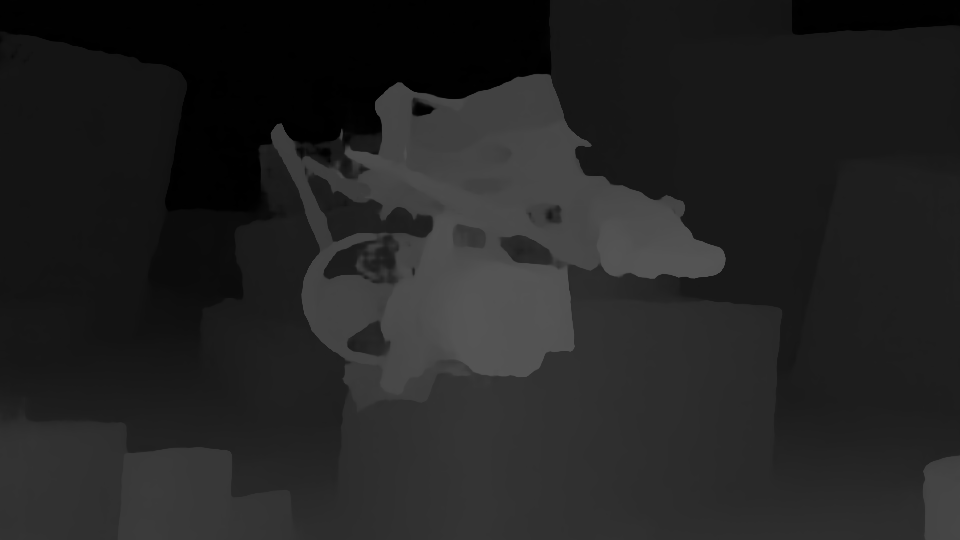
#> input picture PSMNet-master/plots/test1/Test_disparity.png, 960 x 540 px, found by its file name
$ python disparity_to_color.py
#> lines starting #> are read from the running program, lines starting #| are printed output that depends on the picture
import glob
import cv2
import os
import numpy as np

def disp_map(I, img):
  map = [[0,0,0,114], [0,0,1,185], [1,0,0,114], [1,0,1,174],
       [0,1,0,114], [0,1,1,185],[1,1,0,114], [1,1,1,0]]
  map = np.array(map,dtype=np.uint8)
  bins = map[:-1,3]
  cbins = np.cumsum(bins)
  bins = bins / cbins[-1]
  cbins = cbins[:-1] / cbins[-1]
  ind = sum(np.tile(I,[6,1]) > np.tile(cbins,[I.size,1]).T)
  bins  = 1 / bins
  cbins = np.insert(cbins,0,0.0)

  t1 = [cbins[t] for t in ind]
  t1 = np.array(t1)
  t2 = [bins[t] for t in ind]
  t2 = np.array(t2)
  I = (I-t1) * t2
  #map(ind+1,1:3) .* repmat(I, [1 3])
  t3 = [map[t,:3] for t in ind]
  t3 = np.array(t3)
  t3 = t3 * np.tile(1-I.T,[3,1]).T

  t4 = [map[t+1,:3] for t in ind]
  t4 = np.array(t4)
  t4 = t4 * np.tile(I.T,[3,1]).T

  t5 = t3 + t4
  t5[np.where(t5<0)] = 0
  t5[np.where(t5>1)] = 1

  t5 = np.reshape(t5,[img.shape[0],img.shape[1],3],order='F') * 255
  t5 = np.array(t5,dtype=np.uint8)
  t5 = cv2.cvtColor(t5,cv2.COLOR_RGB2BGR)
  return t5


def main():
  max_disp = 256
  #name of disparity image
  disp = 'Test_disparity.png'

  #load image
  img = cv2.imread(disp,-1)
#> img is the input picture: shape (540, 960) uint16; min 71, max 21870, mean 8983

  #scale and round
  I = np.around(img/max_disp, decimals=0)
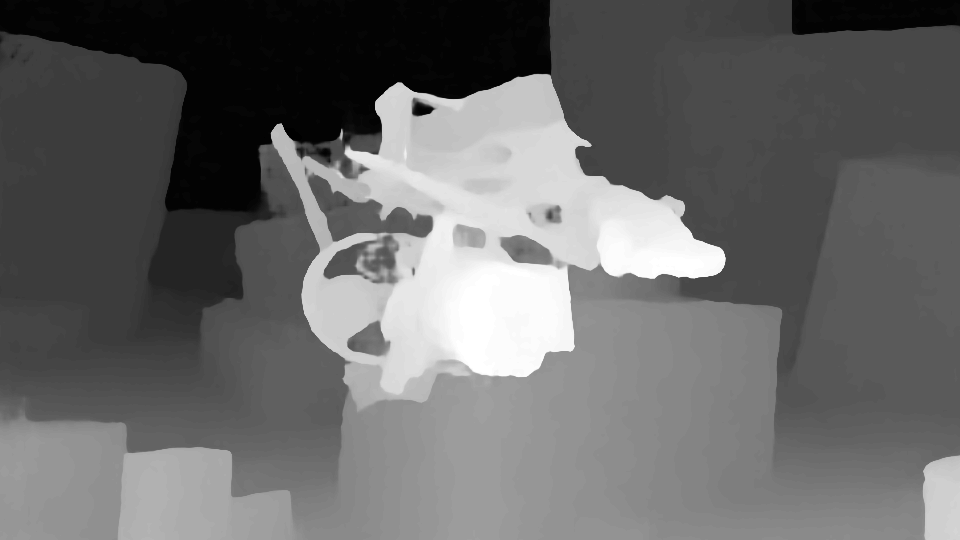
#> I: shape (540, 960) float64; min 0, max 85, mean 35.1; drawn with min black and max white
  I = np.array(I,dtype=np.float64)
  I = (I.T.flatten()) / max_disp
  r = disp_map(I, img)
#> in disp_map, `t1 = [cbins[t] for t in ind]`: t1 = 518400 items
#> in disp_map, `t5 = np.reshape(t5,[img.shape[0],img.shape[1],3],order='F') * 255`:
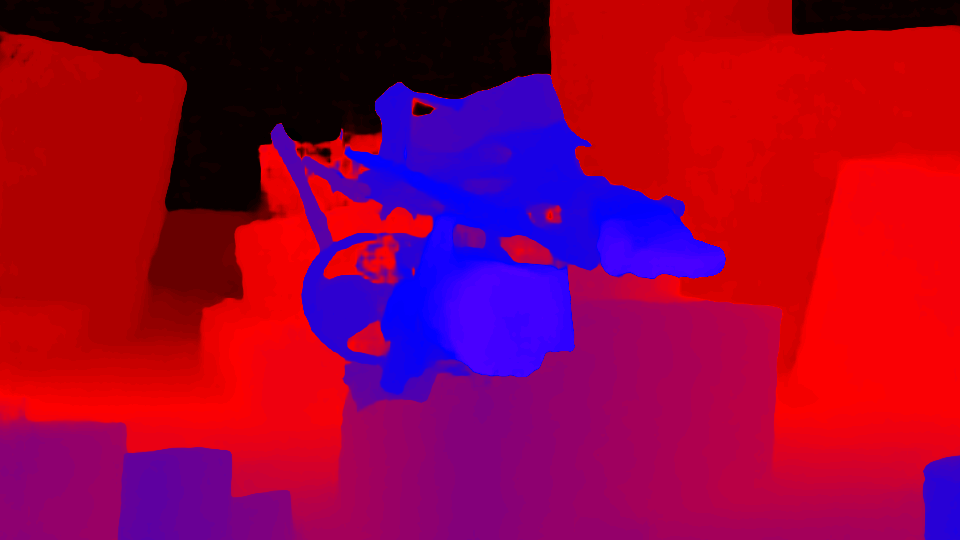
#> t5: shape (540, 960, 3) float64; mean of channels 0, 1, 2 60.5, 0, 147.8; drawn as B, G, R

  #write to output folderput
  output_color_disp_name = 'plots/test2/sceneflow/sceneflow_test2.png'
  cv2.imwrite(output_color_disp_name, r)

if __name__ == '__main__':
    main()
